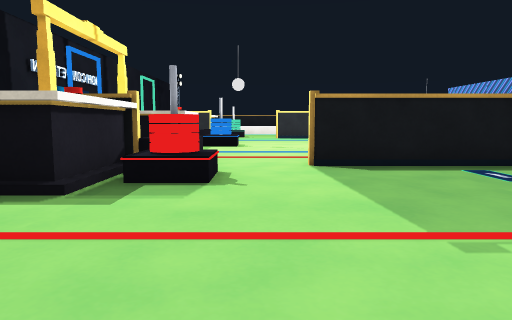
view 1 (above)

23 first-person views from a walk through a 3-D level made in the Unity game engine. The camera is 0.68 m above the floor, tilts 6° down and sees 70° across. The floor is counted in squares, 1 m on a side. Each view is taken from the middle of a square. On the plan, view 1 faces up. The plan holds only what a view shows up to about 11 squares ahead; the rest is blank. The place goes on beyond the plan. The player character is not drawn. Some surface patterns are stand-ins.

view 2
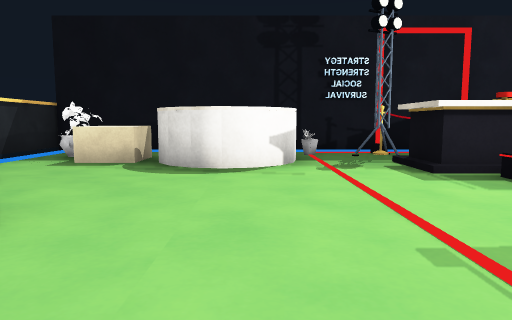

view 3
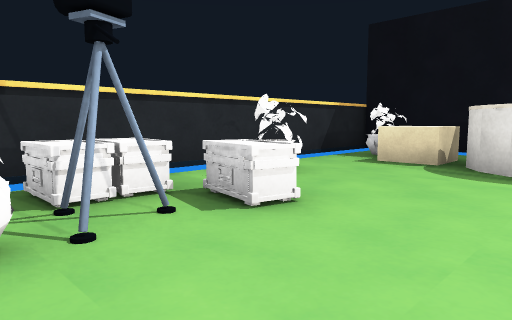

view 4
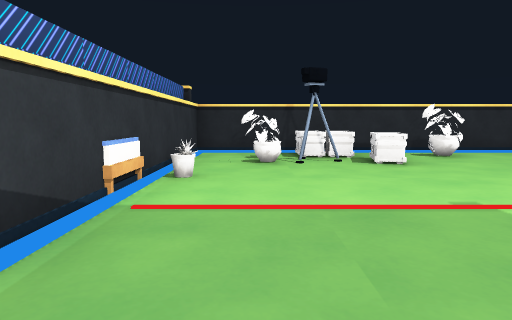

view 5
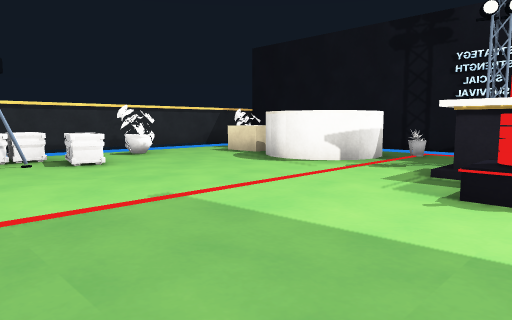

view 6
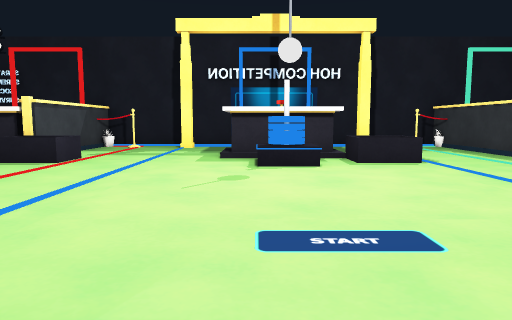

view 7
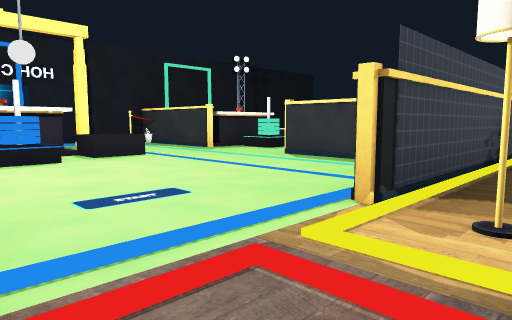

view 8
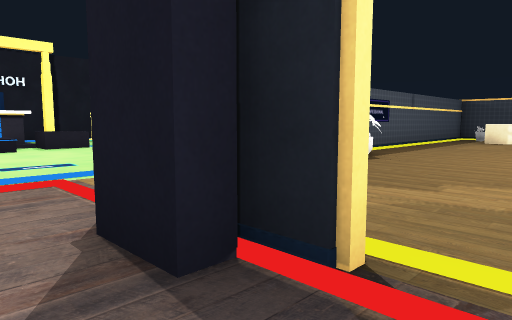

view 9
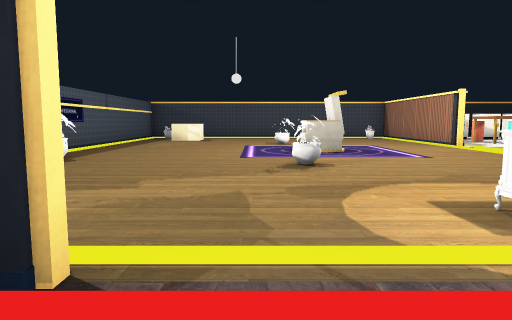

view 10
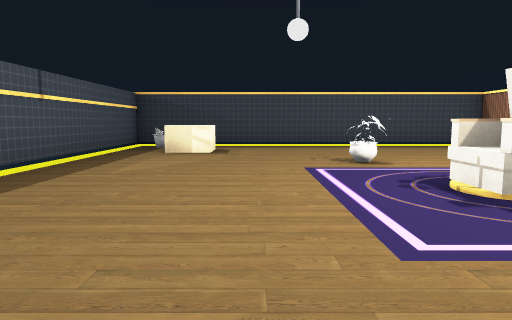

view 11
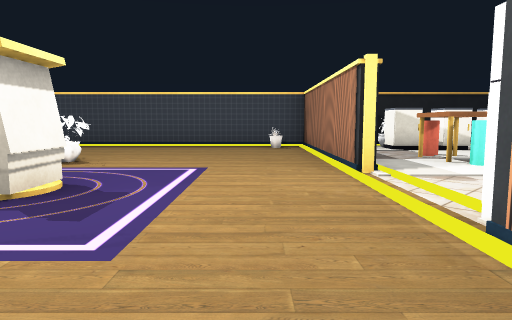

view 12
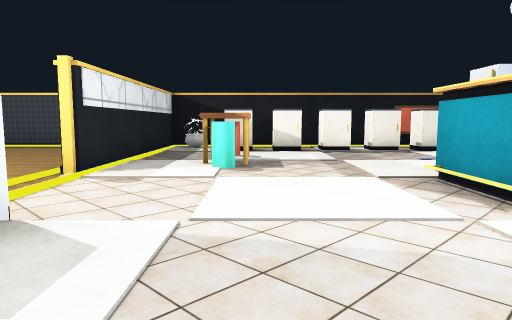

view 13
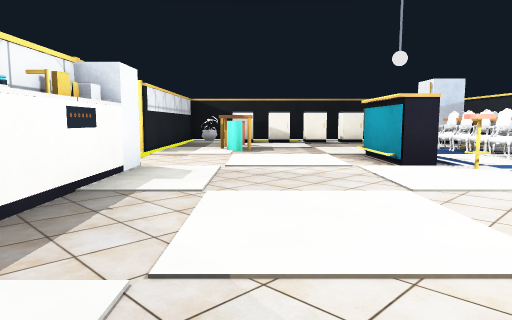

view 14
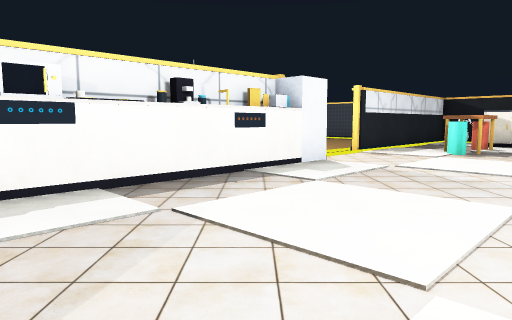

view 15
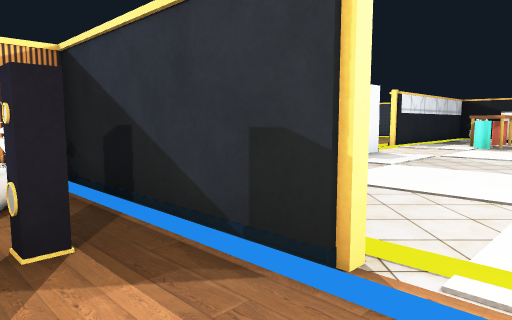

view 16
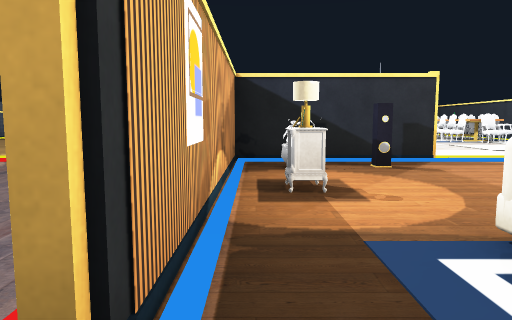

view 17
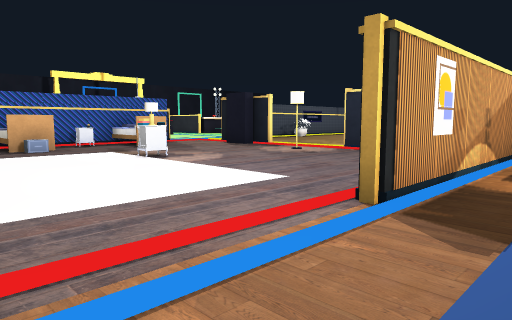

view 18
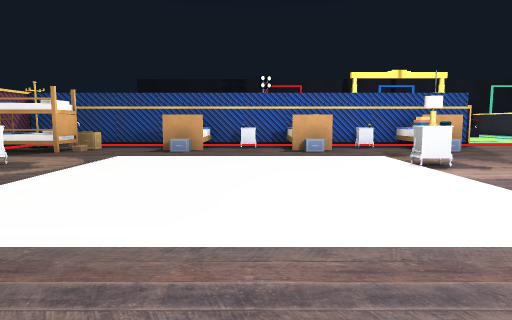

view 19
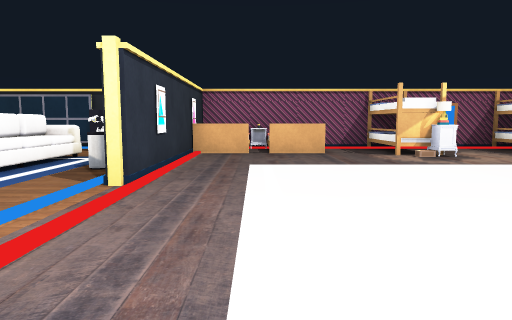

view 20
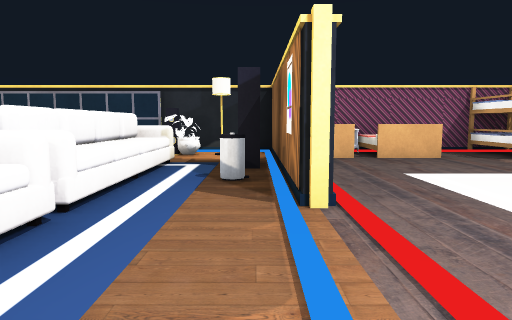

view 21
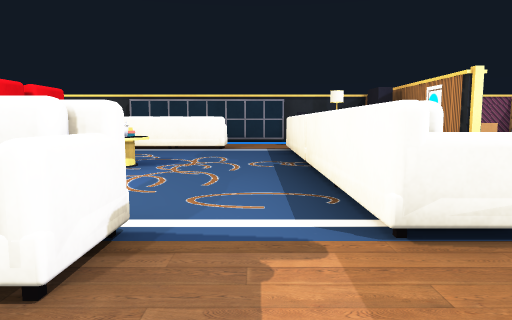

view 22
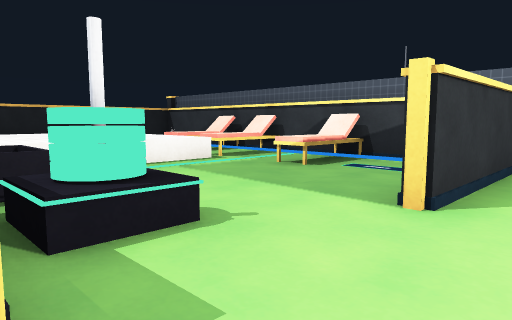

view 23
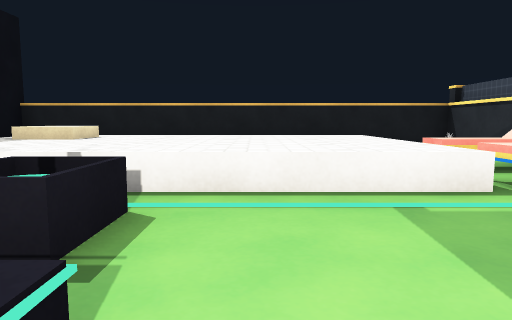

### Floor plan
Points are (right, up) in squares from view 1. A wall is a line through its corners. A room is listed if a view was taken in it or the views show most of it. See-through windows are left out.
Room 1 (views 1, 2, 3, 4, 5)
walls: (-5.3, -1.1) (-5.3, -3.5) (4.1, -3.5); (-5.3, 3.2) (-5.3, 0.5); (4, 5.6) (0.8, 5.6); (4.4, -3.6) (4.4, 3.1)
ways out: opening at (4, 4.5) to room 2; opening at (-0.5, 6) to room 3
objects: other object (-5, 4) to (-5, 5); other object (-5, 6); other object (-4, -2); other object (-4, -2) to (-3, -1); other object (-4, 0) to (-3, 1); other object (-4, 2); other object (-4, 3) to (-4, 4); other object (-3, 4) to (-2, 5); other object (-1, -2); other object (-1, 4) to (-1, 5); other object (-1, 6); other object (1, -3); other object (1, -2) to (1, -1); other object (2, -3); other object (2, -2) to (2, -1); other object (3, -1)
Room 2 (views 6, 7, 8, 9, 10, 11, 12, 13, 14, 15, 16, 17, 18, 19, 20, 21, 23)
walls: (11.4, 10.4) (10.8, 10.4); (4.6, 9.1) (4.6, 8.6); (14.6, 7.2) (14.6, 4.8); (16.6, 10.4) (14.6, 10.4) (14.6, 9.1); (4.4, 16.6) (4.4, 19.5); (18.2, 10.4) (17.4, 10.4); (4.6, 19.5) (4.6, 11.8); (14.6, 2.2) (14.6, 1.8); (4.6, 2.4) (4.6, -3.4); (4.4, 22.4) (4.4, 24.4) (2.4, 24.4); (14.6, 24.4) (14.6, 18.8) (14.4, 18.8) (14.4, 24.4); (14.4, -1.5) (14.4, 2.2); (19.2, 24.4) (4.6, 24.4) (4.6, 22.4); (10.5, -3.5) (11.6, -3.5); (15.4, -3.5) (16.5, -3.5); (4.1, -3.5) (5.6, -3.5); (17.4, -3.3) (19.5, -3.3); (-4.4, 24.4) (-5.3, 24.4) (-5.3, 23.6)
ways out: opening at (4, 4.5) to room 1; opening at (-0.5, 15) to room 3; opening at (4, 10.5) to room 3
objects: other object (-5, 16) to (-5, 17); other object (-4, 20) to (2, 24); other object (-4, 22) to (-3, 23); other object (-3, 16) to (-2, 17); other object (-2, 18) to (-1, 18); other object (-1, 16) to (-1, 17); other object (3, 18) to (4, 18); other object (3, 20) to (4, 20); other object (3, 21) to (4, 22); other object (5, -2); other object (5, 4) to (6, 5); other object (5, 7); other object (5, 7) to (6, 8); other object (5, 15); other object (5, 16); other object (6, -3) to (7, -1); other object (6, 1); other object (6, 22) to (7, 23); other object (6, 24); other object (7, 1); other object (7, 4); other object (7, 7); other object (7, 10) to (8, 10); other object (9, -3) to (10, -1); other object (9, 0); other object (9, 5); other object (9, 6); other object (10, 15); other object (10, 17) to (11, 18); other object (10, 20); other object (12, -3) to (12, -2); other object (13, -3) to (14, -2); other object (14, 14); other object (14, 16); other object (15, -1) to (15, 0); other object (15, 1); other object (15, 8); other object (15, 11); other object (15, 12); other object (15, 13); other object (15, 14); other object (15, 15); other object (15, 16); other object (15, 24); other object (16, 12); other object (16, 20) to (17, 20); other object (16, 21) to (17, 21); other object (17, -3); other object (17, -1) to (17, 2); other object (17, 3) to (17, 6); other object (17, 10); other object (17, 22); other object (17, 23); other object (18, 23); other object (19, -1); other object (19, 6); other object (19, 17) to (19, 18); other object (19, 23)
Room 3 (view 22)
walls: (-1.8, 15) (-4.5, 15); (-5.3, 9.4) (-5.3, 7.5); (-5.3, 13.5) (-5.3, 12.1); (-4.5, 5.9) (-1.8, 5.9); (3.8, 15) (0.8, 15) (0.8, 15.4)
ways out: opening at (-0.5, 6) to room 1; opening at (-0.5, 15) to room 2; opening at (4, 10.5) to room 2
objects: other object (-5, 7); other object (-5, 11); other object (-5, 14); other object (-5, 15); other object (-3, 10) to (-2, 11); other object (-2, 12) to (-1, 12); other object (-1, 10) to (-1, 11)

Where each view was taken, in squares from view 1:
view 1: 0 up, 0 right, facing up
view 2: 1 up, 3 right, facing left
view 3: 1 up, 3 right, facing down-left
view 4: 5 up, 3 right, facing down
view 5: 5 up, 3 right, facing down-left
view 6: 10 up, 5 right, facing left
view 7: 9 up, 6 right, facing up-left
view 8: 9 up, 9 right, facing up-left
view 9: 9 up, 9 right, facing up
view 10: 14 up, 8 right, facing up
view 11: 14 up, 13 right, facing up
view 12: 14 up, 17 right, facing up
view 13: 11 up, 17 right, facing up
view 14: 11 up, 19 right, facing up-left
view 15: 9 up, 19 right, facing up-left
view 16: 4 up, 15 right, facing up
view 17: 2 up, 16 right, facing up-left
view 18: 3 up, 15 right, facing left
view 19: 6 up, 13 right, facing down
view 20: 5 up, 15 right, facing down
view 21: 8 up, 18 right, facing down
view 22: 14 up, 2 left, facing up-right
view 23: 16 up, 0 right, facing up
